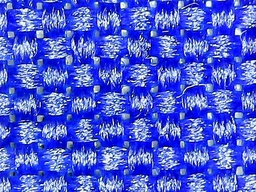
#> input picture 1600/1.jpg, 256 x 192 px, shrunk from 640 x 480 before the run
$ python OpenCVTest_old.py
#> lines starting #> are read from the running program, lines starting #| are printed output that depends on the picture; after the words box and inside, x2 and y2 are one past the last pixel; in counts of white or black regions, pixels touching at a corner belong together
#!/usr/bin/env python
# coding: utf-8

# In[1]:


import cv2 as cv
import numpy as np


# In[ ]:


def method_1(image):
    gray = cv.cvtColor(image, cv.COLOR_BGR2GRAY)
    t, binary = cv.threshold(gray, 0, 255, cv.THRESH_BINARY | cv.THRESH_OTSU)
    return binary


def method_2(image):
    blurred = cv.GaussianBlur(image, (3, 3), 0) # 高斯去噪音
    gray = cv.cvtColor(blurred, cv.COLOR_BGR2GRAY)
    t, binary = cv.threshold(gray, 0, 255, cv.THRESH_BINARY | cv.THRESH_OTSU)
    return binary


def method_3(image):
    blurred = cv.pyrMeanShiftFiltering(image, 100, 100)  # 先均值迁移去噪声
    gray = cv.cvtColor(blurred, cv.COLOR_BGR2GRAY)
    t, binary = cv.threshold(gray, 0, 255, cv.THRESH_BINARY | cv.THRESH_OTSU)
    return binary


src = cv.imread("1600/1.jpg")
#> src is the input picture: shape (192, 256, 3); mean B, G, R 210.9, 91.8, 75.6
h, w = src.shape[:2]
#> h = 192; w = 256
ret = method_3(src)
#> in method_3, `blurred = cv.pyrMeanShiftFiltering(image, 100, 100)`:
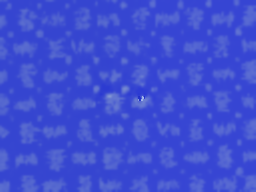
#> blurred: shape (192, 256, 3); mean B, G, R 209.2, 79.2, 63.2
#> in method_3, `t, binary = cv.threshold(gray, 0, 255, cv.THRESH_BINARY | cv.THRESH_OT..`:
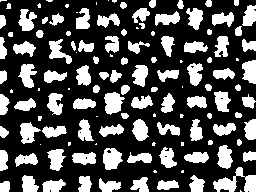
#> binary: shape (192, 256); 30.7% white; 129 white regions (30 under 20 px), largest, box (x1, y1, x2, y2) and area: (213, 167, 256, 192) 505, (104, 92, 125, 115) 325, (103, 148, 123, 170) 320
#> in method_3, `t, binary = cv.threshold(gray, 0, 255, cv.THRESH_BINARY | cv.THRESH_OT..`: t = 93

result = np.zeros([h, w*2, 3], dtype=src.dtype)
result[0:h,0:w,:] = src
result[0:h,w:2*w,:] = cv.cvtColor(ret, cv.COLOR_GRAY2BGR)
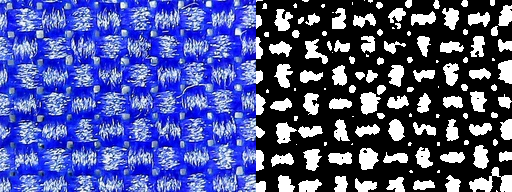
#> result: shape (192, 512, 3); mean B, G, R 144.6, 85.1, 76.9


# [7 lines of commented-out code are left out]
src = result
cv.namedWindow("input", cv.WINDOW_AUTOSIZE)
cv.imshow("input", src)
h, w = src.shape[:2]
#> w = 512

# 自动阈值分割 OTSU
gray = cv.cvtColor(src, cv.COLOR_BGR2GRAY)
#> gray: shape (192, 512)
ret, binary = cv.threshold(gray, 0, 255, cv.THRESH_BINARY | cv.THRESH_OTSU)
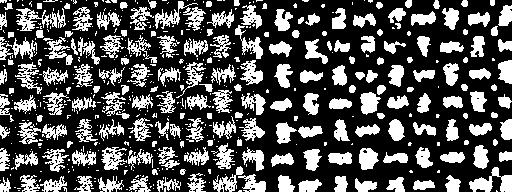
#> binary: shape (192, 512); 32% white; 573 white regions (371 under 20 px), largest, box (x1, y1, x2, y2) and area: (469, 167, 512, 192) 505, (16, 8, 66, 31) 489, (360, 92, 381, 115) 325
#> ret = 122
print("ret :", ret)
#| ret : 122.0

result = np.zeros([h, w*2, 3], dtype=src.dtype)
result[0:h,0:w,:] = src
#> result: shape (192, 1024, 3)
result[0:h,w:2*w,:] = cv.cvtColor(binary, cv.COLOR_GRAY2BGR)
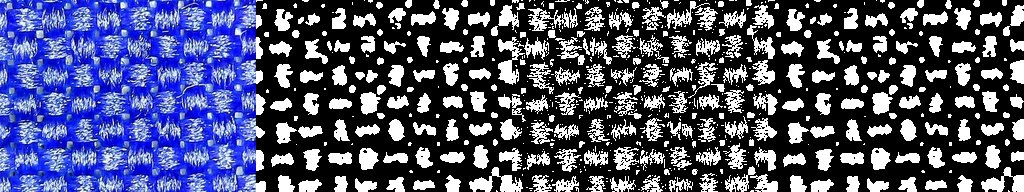
#> result: shape (192, 1024, 3); mean B, G, R 113.2, 83.4, 79.3

src = result

# 高斯模糊去噪声
gray = cv.cvtColor(src, cv.COLOR_BGR2GRAY)
#> gray: shape (192, 1024)
dst = cv.GaussianBlur(gray, (9, 9), 2, 2)
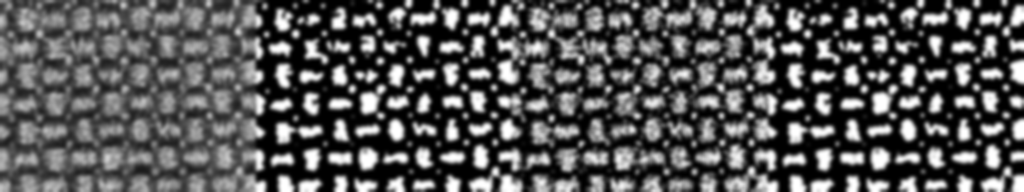
#> dst: shape (192, 1024); min 0, max 255, mean 85.6
binary_1 = cv.adaptiveThreshold(dst, 255, cv.ADAPTIVE_THRESH_GAUSSIAN_C,
                              cv.THRESH_BINARY_INV, 45, 15)
#> binary_1: shape (192, 1024); 50.4% white; 345 black regions (19 under 20 px), largest, box (x1, y1, x2, y2) and area: (15, 0, 101, 121) 4968, (205, 0, 269, 85) 2570, (98, 28, 159, 87) 1865

# 开操作
se = cv.getStructuringElement(cv.MORPH_RECT, (5, 5), (-1, -1))
binary = cv.morphologyEx(binary_1, cv.MORPH_OPEN, se)
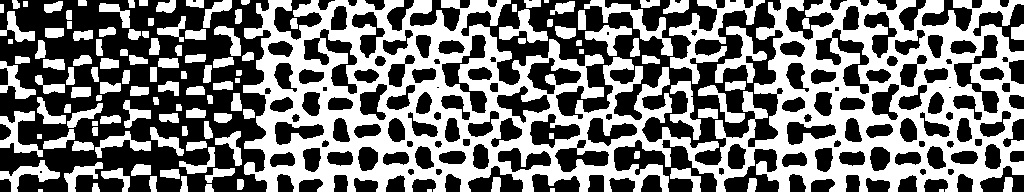
#> binary: shape (192, 1024); 47.4% white; 131 white regions (4 under 20 px), largest, box (x1, y1, x2, y2) and area: (243, 0, 1024, 192) 67591, (669, 0, 765, 84) 2119, (584, 0, 673, 56) 1095

#cv.imshow("binary", np.hstack((binary_1,gray,binary)))
cv.imshow("binary_1", binary_1)
cv.imshow("gray", gray)
cv.imshow("binary", binary)

cv.waitKey(0)
cv.destroyAllWindows()

$ run again, with 1600/2.jpg copied over 1600/1.jpg
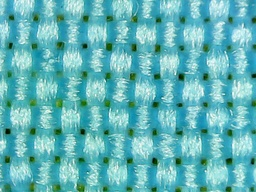
#> input picture 1600/2.jpg, 256 x 192 px, shrunk from 640 x 480 before the run
#> src is the input picture: shape (192, 256, 3); mean B, G, R 183.9, 180.4, 97.4
#> in method_3, `t, binary = cv.threshold(gray, 0, 255, cv.THRESH_BINARY | cv.THRESH_OT..`:
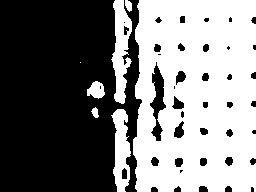
#> binary: shape (192, 256); 48.1% white; 7 white regions (1 under 20 px), largest, box (x1, y1, x2, y2) and area: (133, 0, 256, 192) 20987, (111, 0, 132, 104) 1261, (111, 109, 131, 192) 1037, (87, 81, 105, 99) 220, (125, 0, 132, 12) 62, (91, 107, 99, 118) 55
#> t = 158
#> ret = 98
#| ret : 98.0
#> binary_1: shape (192, 1024); 19.3% white; 165 white regions (6 under 20 px), largest, box (x1, y1, x2, y2) and area: (334, 0, 398, 192) 4557, (846, 0, 910, 192) 4557, (763, 0, 780, 192) 2130
#> `binary = cv.morphologyEx(binary_1, cv.MORPH_OPEN, se)`:
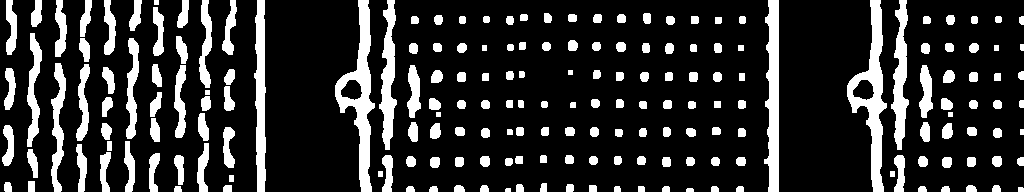
#> binary: shape (192, 1024); 18.2% white; 194 white regions, largest, box (x1, y1, x2, y2) and area: (335, 0, 375, 192) 2648, (847, 0, 887, 192) 2648, (764, 0, 779, 192) 2094

$ run again, with 1600/3.jpg copied over 1600/1.jpg
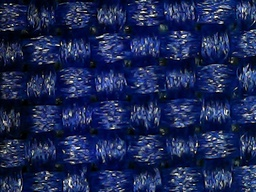
#> input picture 1600/3.jpg, 256 x 192 px, shrunk from 640 x 480 before the run
#> src is the input picture: shape (192, 256, 3); mean B, G, R 85.4, 40.2, 28.8
#> in method_3, `t, binary = cv.threshold(gray, 0, 255, cv.THRESH_BINARY | cv.THRESH_OT..`:
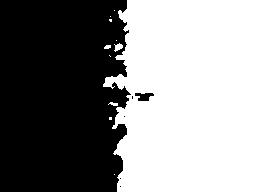
#> binary: shape (192, 256); 52.6% white; 6 black regions (4 under 20 px), largest, box (x1, y1, x2, y2) and area: (0, 0, 131, 192) 23170, (135, 93, 154, 101) 104
#> t = 39
#> ret = 138
#| ret : 138.0
#> binary_1: shape (192, 1024); 8.8% white; 116 white regions (38 under 20 px), largest, box (x1, y1, x2, y2) and area: (512, 0, 526, 192) 2207, (351, 0, 385, 108) 1570, (863, 0, 897, 108) 1570
#> `binary = cv.morphologyEx(binary_1, cv.MORPH_OPEN, se)`:
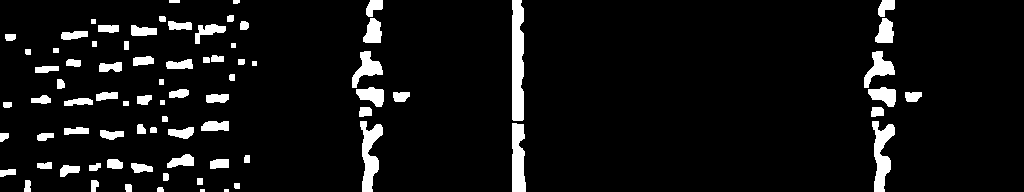
#> binary: shape (192, 1024); 6.9% white; 81 white regions (2 under 20 px), largest, box (x1, y1, x2, y2) and area: (512, 0, 524, 121) 1357, (360, 121, 383, 192) 868, (872, 121, 895, 192) 868
